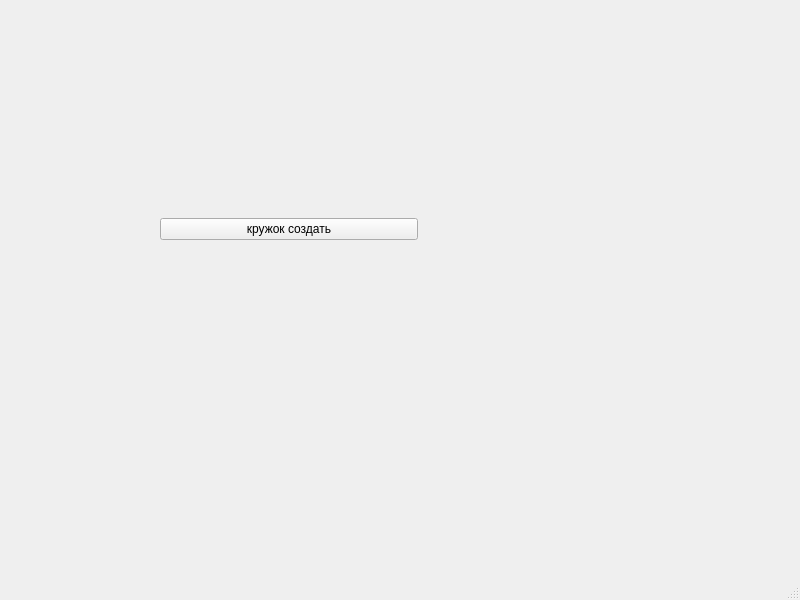
<?xml version="1.0" encoding="UTF-8"?>
<ui version="4.0">
 <class>MainWindow</class>
 <widget class="QMainWindow" name="MainWindow">
  <property name="geometry">
   <rect>
    <x>0</x>
    <y>0</y>
    <width>800</width>
    <height>600</height>
   </rect>
  </property>
  <property name="windowTitle">
   <string>MainWindow</string>
  </property>
  <widget class="QWidget" name="centralwidget">
   <widget class="QWidget" name="layoutWidget">
    <property name="geometry">
     <rect>
      <x>160</x>
      <y>120</y>
      <width>258</width>
      <height>219</height>
     </rect>
    </property>
    <layout class="QGridLayout" name="gridLayout">
     <item row="0" column="0" colspan="2">
      <widget class="QPushButton" name="pushButton">
       <property name="text">
        <string>кружок создать</string>
       </property>
      </widget>
     </item>
    </layout>
   </widget>
  </widget>
  <widget class="QMenuBar" name="menubar">
   <property name="geometry">
    <rect>
     <x>0</x>
     <y>0</y>
     <width>800</width>
     <height>21</height>
    </rect>
   </property>
  </widget>
  <widget class="QStatusBar" name="statusbar"/>
 </widget>
 <resources/>
 <connections/>
</ui>
